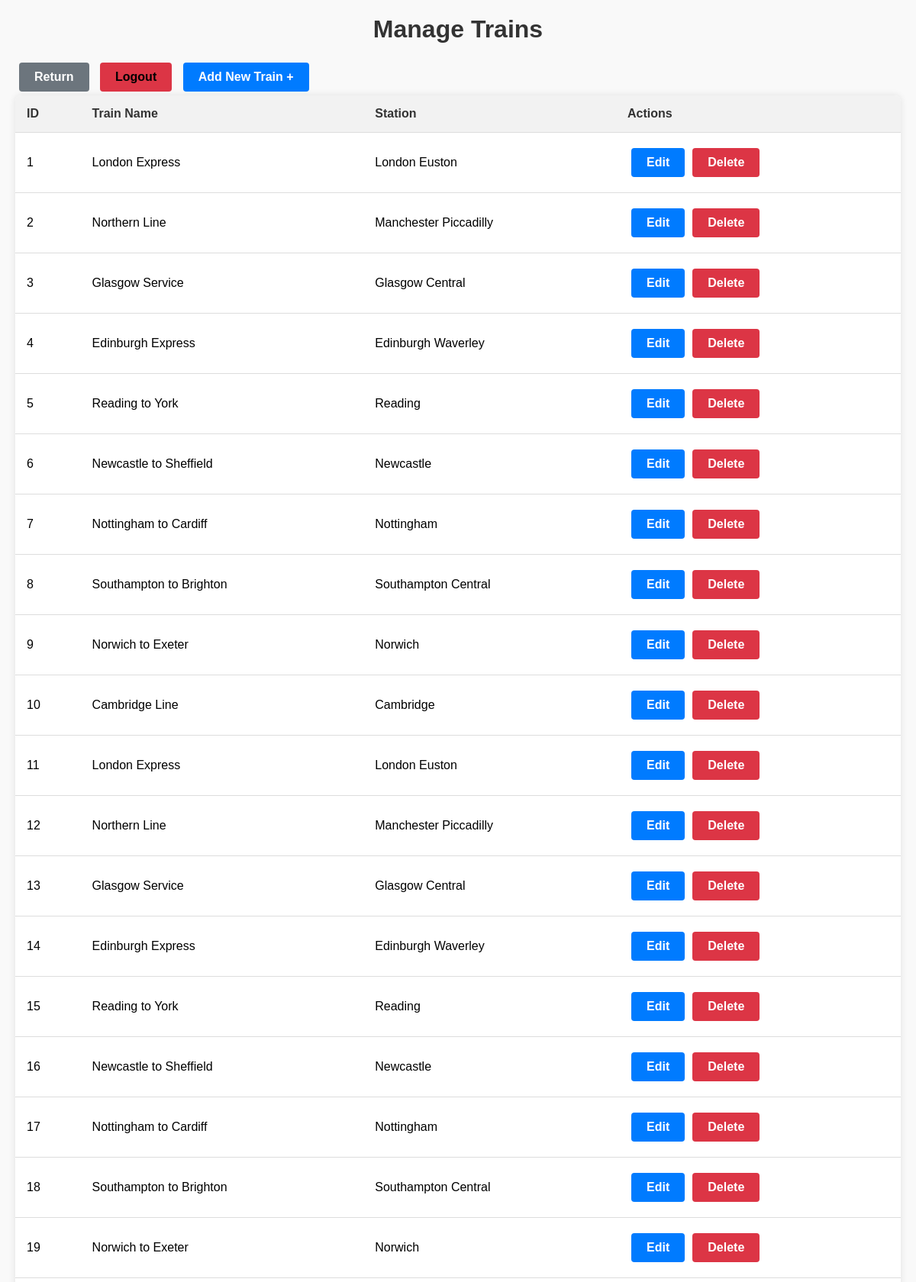
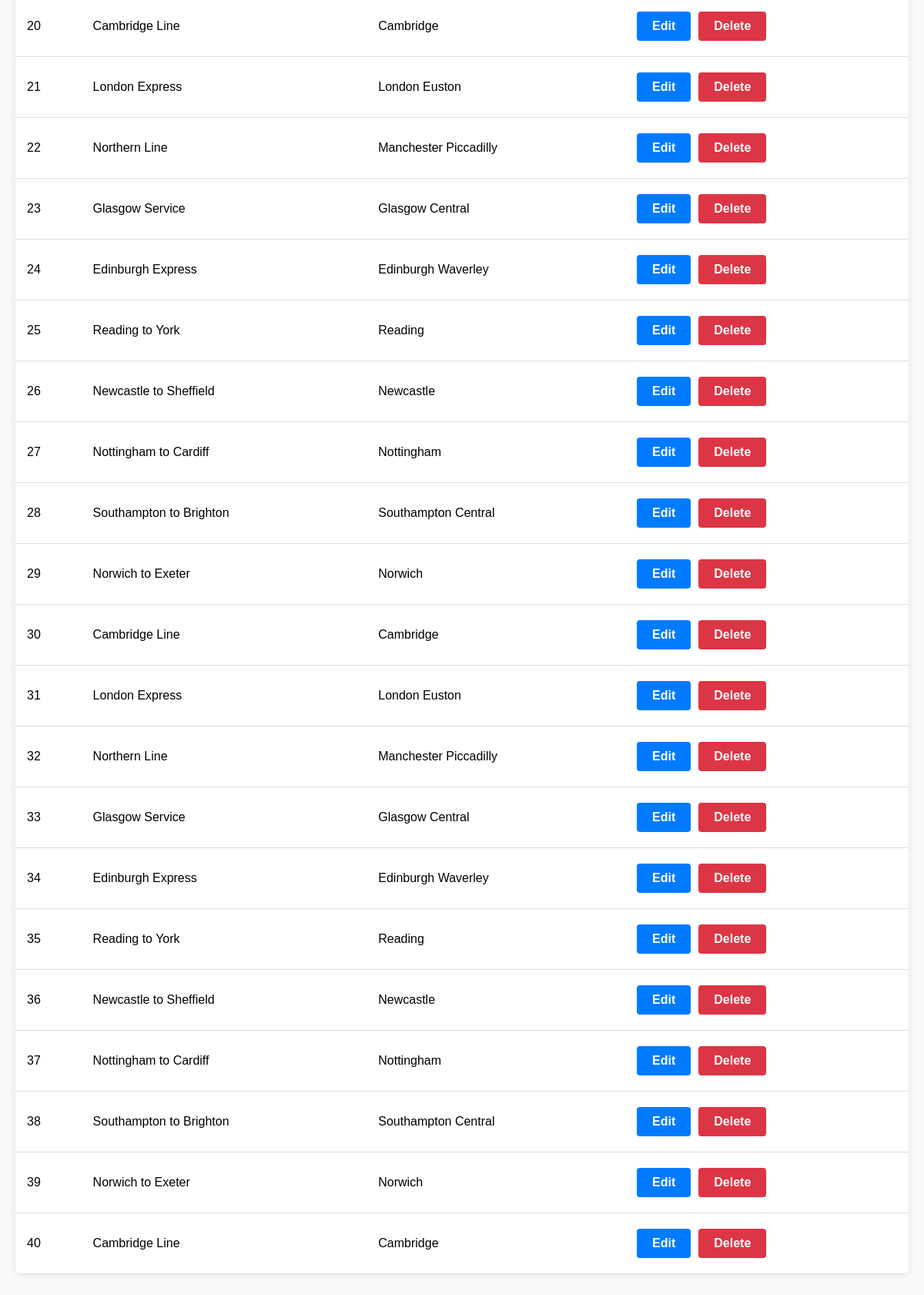
The page /train.php on the database its author committed (2 pictures, top to bottom).
### tables this page shows
CREATE TABLE Trains (
    train_id INT AUTO_INCREMENT PRIMARY KEY,
    train_name VARCHAR(255) NOT NULL,
    station VARCHAR(255) NOT NULL
);

### train.php (the view, shortened to what this page needs)
<!DOCTYPE html>
<html lang="en">
<head>
</head>
<body>
    <h1>Manage Trains</h1>
    <button class="btn btn-return" onclick="window.history.back()">Return</button>
    <button class="btn btn-logout" onclick="window.location.href='logout.php'">Logout</button>
    <button class="btn btn-edit" onclick="openModal('addModal')">Add New Train +</button>
    <table>
        <tr>
            <th>ID</th>
            <th>Train Name</th>
            <th>Station</th>
            <th>Actions</th>
        </tr>
        <?php
        include 'db_connection.php';
        $sql = "SELECT * FROM Trains";
        $result = $conn->query($sql);
        if ($result->num_rows > 0) {
            while($row = $result->fetch_assoc()) {
                echo "<tr>";
                echo "<td>" . $row['train_id'] . "</td>";
                echo "<td>" . $row['train_name'] . "</td>";
                echo "<td>" . $row['station'] . "</td>";
                echo '<td><button class="btn btn-edit" onclick="openEditModal(' . $row['train_id'] . ', \'' . $row['train_name'] . '\', \'' . $row['station'] . '\')">Edit</button>';
                echo '<button class="btn btn-delete" onclick="confirmDelete(' . $row['train_id'] . ')">Delete</button></td>';
                echo "</tr>";
            }
        } else {
            echo "<tr><td colspan='4'>No trains found</td></tr>";
        }
        ?>
    </table>
</body>
</html>

### train.php (style rules this page uses)
* { margin: 0; padding: 0; box-sizing: border-box; }
body { font-family: Arial, sans-serif; background-color: #f9f9f9; padding: 20px; }
h1 { text-align: center; color: #333; margin-bottom: 20px; }
.btn { padding: 10px 20px; margin: 5px; cursor: pointer; border: none; border-radius: 4px; font-size: 16px; font-weight: bold; transition: background-color 0.3s ease, color 0.3s ease; }
.btn-return { background-color: #6c757d; color: #fff; }
.btn-edit { background-color: #007bff; color: #fff; }
.btn-delete { background-color: #dc3545; color: #fff; }
table { width: 100%; border-collapse: collapse; background-color: #fff; box-shadow: 0 0 10px rgba(0, 0, 0, 0.1); border-radius: 8px; overflow: hidden; margin-bottom: 20px; }
th, td { padding: 15px; text-align: left; border-bottom: 1px solid #ddd; }
th { background-color: #f2f2f2; font-weight: bold; color: #333; }
.btn-logout { background-color: #dc3545; }

### rows shown on the page
trains: train_id "1", train_name "London Express", station "London Euston"
trains: train_id "2", train_name "Northern Line", station "Manchester Piccadilly"
trains: train_id "3", train_name "Glasgow Service", station "Glasgow Central"
trains: train_id "4", train_name "Edinburgh Express", station "Edinburgh Waverley"
trains: train_id "5", train_name "Reading to York", station "Reading"
trains: train_id "6", train_name "Newcastle to Sheffield", station "Newcastle"
trains: train_id "7", train_name "Nottingham to Cardiff", station "Nottingham"
trains: train_id "8", train_name "Southampton to Brighton", station "Southampton Central"
trains: train_id "9", train_name "Norwich to Exeter", station "Norwich"
trains: train_id "10", train_name "Cambridge Line", station "Cambridge"
trains: train_id "11", train_name "London Express", station "London Euston"
trains: train_id "12", train_name "Northern Line", station "Manchester Piccadilly"
trains: train_id "13", train_name "Glasgow Service", station "Glasgow Central"
trains: train_id "14", train_name "Edinburgh Express", station "Edinburgh Waverley"
trains: train_id "15", train_name "Reading to York", station "Reading"
trains: train_id "16", train_name "Newcastle to Sheffield", station "Newcastle"
trains: train_id "17", train_name "Nottingham to Cardiff", station "Nottingham"
trains: train_id "18", train_name "Southampton to Brighton", station "Southampton Central"
trains: train_id "19", train_name "Norwich to Exeter", station "Norwich"
trains: train_id "20", train_name "Cambridge Line", station "Cambridge"
trains: train_id "21", train_name "London Express", station "London Euston"
trains: train_id "22", train_name "Northern Line", station "Manchester Piccadilly"
trains: train_id "23", train_name "Glasgow Service", station "Glasgow Central"
trains: train_id "24", train_name "Edinburgh Express", station "Edinburgh Waverley"
trains: train_id "25", train_name "Reading to York", station "Reading"
trains: train_id "26", train_name "Newcastle to Sheffield", station "Newcastle"
trains: train_id "27", train_name "Nottingham to Cardiff", station "Nottingham"
trains: train_id "28", train_name "Southampton to Brighton", station "Southampton Central"
trains: train_id "29", train_name "Norwich to Exeter", station "Norwich"
trains: train_id "30", train_name "Cambridge Line", station "Cambridge"
trains: train_id "31", train_name "London Express", station "London Euston"
trains: train_id "32", train_name "Northern Line", station "Manchester Piccadilly"
trains: train_id "33", train_name "Glasgow Service", station "Glasgow Central"
trains: train_id "34", train_name "Edinburgh Express", station "Edinburgh Waverley"
trains: train_id "35", train_name "Reading to York", station "Reading"
trains: train_id "36", train_name "Newcastle to Sheffield", station "Newcastle"
trains: train_id "37", train_name "Nottingham to Cardiff", station "Nottingham"
trains: train_id "38", train_name "Southampton to Brighton", station "Southampton Central"
trains: train_id "39", train_name "Norwich to Exeter", station "Norwich"
trains: train_id "40", train_name "Cambridge Line", station "Cambridge"
